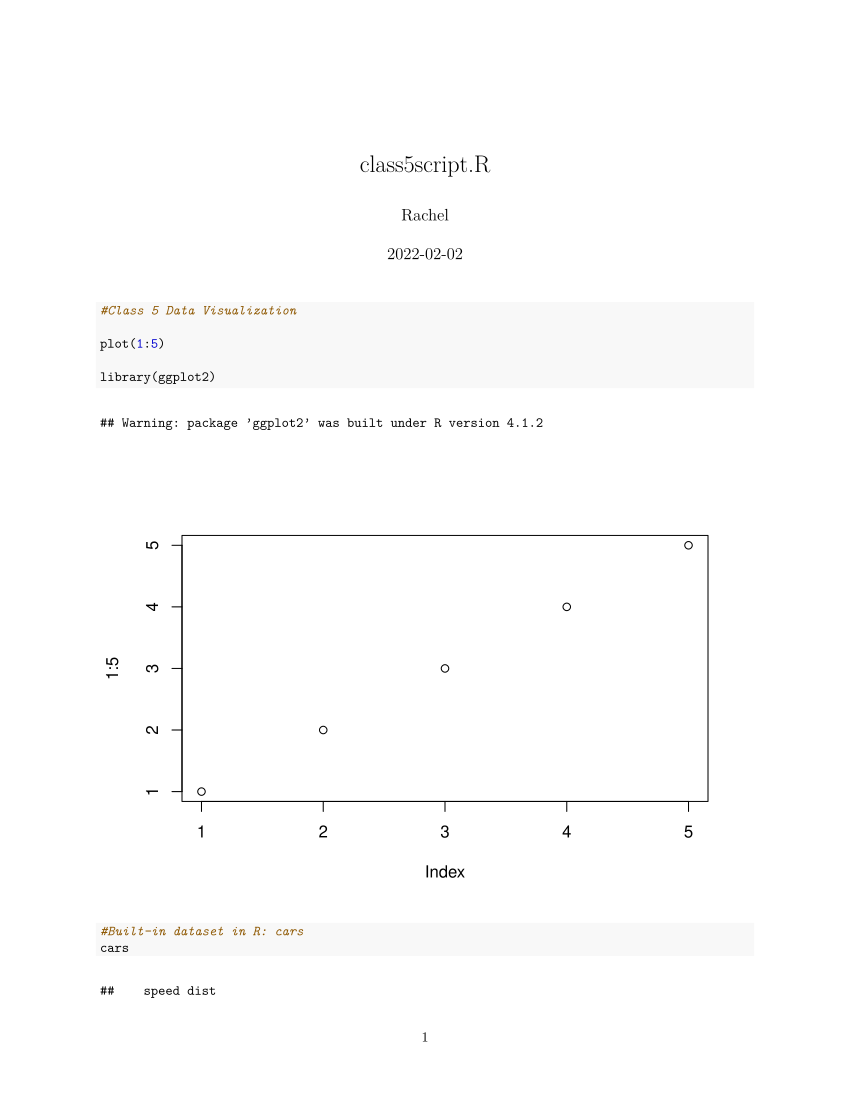

Write R code to recreate this figure.
#Class 5 Data Visualization

plot(1:5)

library(ggplot2)

#Built-in dataset in R: cars 
cars 

#Function View() allows you to visualize the actual table in a separate R tab
View(cars)

plot(cars)

#Each ggplot funtion needs at least 3 layers: data, aesthetic, geometry
#ggplot(data= ) + aes() + geom_something()

ggplot(data=cars) + aes(x=speed, y=dist) + geom_point()

#Common aesthetics: position, size, line type, line width, color, shape...
#i.e. geom_line(), geom_col()
#SEE GGPLOT CHEAT SHEET FOR OTHER AESTHETICS AND GEOMETRIES!!! 

p <- ggplot(data=cars) + aes(x=speed, y=dist) + geom_point()
p

p + geom_line() 
#this would be the same as adding + geom_line() in addition to geom_point() in the
#original ggplot line of code 

p + geom_smooth() #adds a best fit curve to the graph (smoooths things out)

p + geom_smooth(method='lm') #this makes it into a best fit LINE 

#Add labels
#Use shift+enter to make multi-line code! 
p + labs(title = 'Speed and Stopping Distances of Cars', 
         subtitle = 'Using the built-in R dataset') + 
  xlab('Speed (MPH)') + ylab('Stopping Distance (ft)')



#NOW DO THE RNA-SEQ DATA
url <- "https://bioboot.github.io/bimm143_S20/class-material/up_down_expression.txt"
genes <- read.delim(url)
head(genes)
View(genes)

#Number of genes in the dataset? - number of rows with nrow() 
nrow(genes) #5196 genes
colnames(genes)
ncol(genes) #4

#Tabulate the number of genes belonging to the categories 
table(genes['State'])

#Now graph condition1 vs condition2 expression values
rnaseq <- ggplot(data = genes) + aes(x = Condition1, y = Condition2) + geom_point()

#Change color based on another categorical variable on the same data (State!)
#can also change transparency of the points (fill) with geom_point(alpha=[insert value])
rnaseq_col <- ggplot(data = genes) + aes(x = Condition1, y = Condition2, col = State) + geom_point(alpha=0.5)

#Default colors are ugly, change them! 
#Red will be what's upregulated, blue will be what's downregulated 
final <- rnaseq_col + scale_colour_manual(values=c("blue","gray","red"))

#Now add annotations 
final + labs(title = 'Gene Expression Changes Upon Drug Treatment') + 
  xlab('Control') + ylab('Treatment') + theme_bw()
